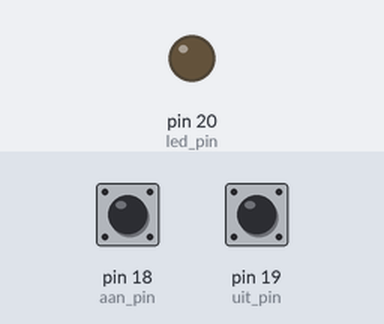
A program run on a simulated MicroPython board. Parts: output pins drawn as LEDs (lit = HIGH). The inputs (shaded band) are chosen by the test bench; at power-on: pin 18 (aan_pin) LOW, pin 19 (uit_pin) LOW.

Above: at 1.2 s.
1.3 s: pin 18 (aan_pin) pulled HIGH for 0.15 s
At 2.0 s:
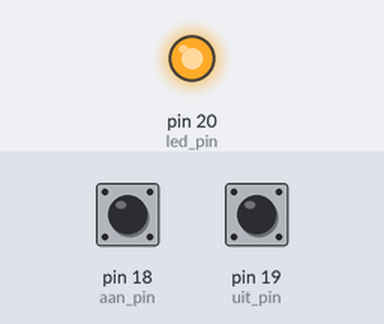
2.9 s: pin 19 (uit_pin) pulled HIGH for 0.15 s
At 3.2 s:
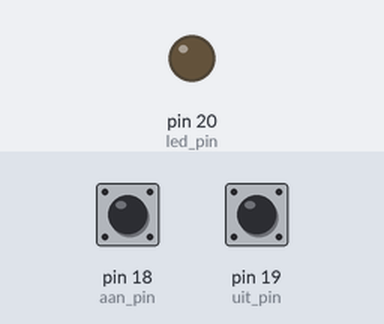
4.5 s: pin 18 (aan_pin) pulled HIGH for 1 s
At 5.6 s:
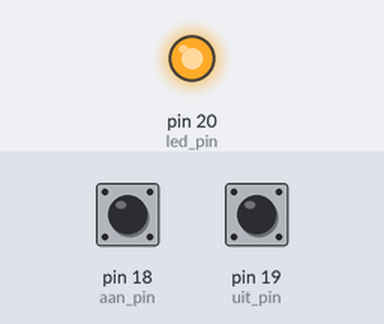
Timing chart, 0 to 7.5 s (numbered marks = the images above; inputs shaded):
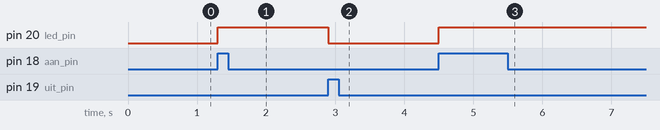

Measured:
- after the input at 1.3 s, pin 20 (led_pin): LOW → HIGH at once
- after the input at 2.9 s, pin 20 (led_pin): HIGH → LOW at once
- after the input at 4.5 s, pin 20 (led_pin): LOW → HIGH at once

The program:

main.py
```python
from machine import Pin
import time

led_pin = Pin(20, Pin.OUT)
aan_pin = Pin(18, Pin.IN, pull=Pin.PULL_DOWN)
uit_pin = Pin(19, Pin.IN, pull=Pin.PULL_DOWN)

while True:
    if aan_pin.value():
        led_pin.value(1)
    elif uit_pin.value():
        led_pin.value(0)
    time.sleep(0.1)
```
